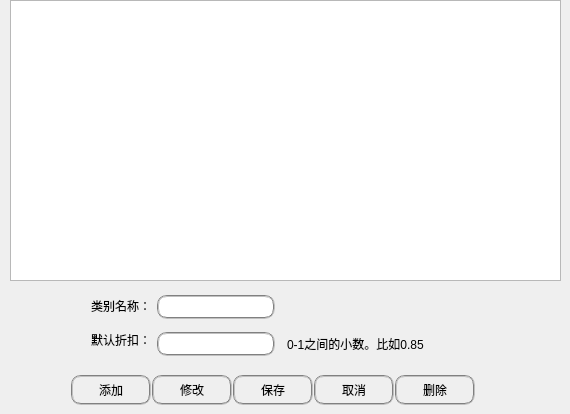
     <widget class="QWidget" name="Vip_Type_page">
      <widget class="QTableView" name="tableView">
       <property name="geometry">
        <rect>
         <x>10</x>
         <y>0</y>
         <width>551</width>
         <height>281</height>
        </rect>
       </property>
      </widget>
      <widget class="QLabel" name="label_22">
       <property name="geometry">
        <rect>
         <x>287</x>
         <y>336</y>
         <width>151</width>
         <height>16</height>
        </rect>
       </property>
       <property name="styleSheet">
        <string notr="true">background:transparent</string>
       </property>
       <property name="text">
        <string>0-1之间的小数。比如0.85</string>
       </property>
      </widget>
      <widget class="QPushButton" name="Add_Vip_pushButton">
       <property name="geometry">
        <rect>
         <x>71</x>
         <y>375</y>
         <width>80</width>
         <height>30</height>
        </rect>
       </property>
       <property name="styleSheet">
        <string notr="true">border: 2px groove gray; border-radius: 10px; padding: 2px 4px</string>
       </property>
       <property name="text">
        <string>添加</string>
       </property>
      </widget>
      <widget class="QPushButton" name="Modify_Vip_pushButton">
       <property name="geometry">
        <rect>
         <x>152</x>
         <y>375</y>
         <width>80</width>
         <height>30</height>
        </rect>
       </property>
       <property name="styleSheet">
        <string notr="true">border: 2px groove gray; border-radius: 10px; padding: 2px 4px</string>
       </property>
       <property name="text">
        <string>修改</string>
       </property>
      </widget>
      <widget class="QPushButton" name="Save_Vip_pushButton">
       <property name="geometry">
        <rect>
         <x>233</x>
         <y>375</y>
         <width>80</width>
         <height>30</height>
        </rect>
       </property>
       <property name="styleSheet">
        <string notr="true">border: 2px groove gray; border-radius: 10px; padding: 2px 4px</string>
       </property>
       <property name="text">
        <string>保存</string>
       </property>
      </widget>
      <widget class="QPushButton" name="Cancle_Vip_pushButton">
       <property name="geometry">
        <rect>
         <x>314</x>
         <y>375</y>
         <width>80</width>
         <height>30</height>
        </rect>
       </property>
       <property name="styleSheet">
        <string notr="true">border: 2px groove gray; border-radius: 10px; padding: 2px 4px</string>
       </property>
       <property name="text">
        <string>取消</string>
       </property>
      </widget>
      <widget class="QPushButton" name="Delete_Vip_pushButton">
       <property name="geometry">
        <rect>
         <x>395</x>
         <y>375</y>
         <width>80</width>
         <height>30</height>
        </rect>
       </property>
       <property name="styleSheet">
        <string notr="true">border: 2px groove gray; border-radius: 10px; padding: 2px 4px</string>
       </property>
       <property name="text">
        <string>删除</string>
       </property>
      </widget>
      <widget class="QLabel" name="label_20">
       <property name="geometry">
        <rect>
         <x>91</x>
         <y>298</y>
         <width>60</width>
         <height>16</height>
        </rect>
       </property>
       <property name="styleSheet">
        <string notr="true">background:transparent</string>
       </property>
       <property name="text">
        <string>类别名称：</string>
       </property>
      </widget>
      <widget class="QLineEdit" name="Vip_Name_lineEdit">
       <property name="geometry">
        <rect>
         <x>157</x>
         <y>295</y>
         <width>118</width>
         <height>24</height>
        </rect>
       </property>
       <property name="styleSheet">
        <string notr="true">border: 2px groove gray; border-radius: 10px; padding: 2px 4px</string>
       </property>
      </widget>
      <widget class="QLabel" name="label_21">
       <property name="geometry">
        <rect>
         <x>91</x>
         <y>332</y>
         <width>60</width>
         <height>16</height>
        </rect>
       </property>
       <property name="styleSheet">
        <string notr="true">background:transparent</string>
       </property>
       <property name="text">
        <string>默认折扣：</string>
       </property>
      </widget>
      <widget class="QLineEdit" name="Discounts_lineEdit">
       <property name="geometry">
        <rect>
         <x>157</x>
         <y>332</y>
         <width>118</width>
         <height>24</height>
        </rect>
       </property>
       <property name="styleSheet">
        <string notr="true">border: 2px groove gray; border-radius: 10px; padding: 2px 4px</string>
       </property>
      </widget>
     </widget>
